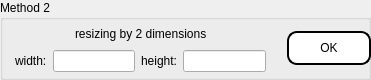
                <widget class="QGroupBox" name="groupBox_4">
                 <property name="minimumSize">
                  <size>
                   <width>371</width>
                   <height>80</height>
                  </size>
                 </property>
                 <property name="maximumSize">
                  <size>
                   <width>371</width>
                   <height>80</height>
                  </size>
                 </property>
                 <property name="title">
                  <string>Method 2</string>
                 </property>
                 <widget class="QWidget" name="layoutWidget_2">
                  <property name="geometry">
                   <rect>
                    <x>0</x>
                    <y>10</y>
                    <width>371</width>
                    <height>77</height>
                   </rect>
                  </property>
                  <layout class="QHBoxLayout" name="horizontalLayout_27">
                   <item>
                    <spacer name="horizontalSpacer_58">
                     <property name="orientation">
                      <enum>Qt::Horizontal</enum>
                     </property>
                     <property name="sizeHint" stdset="0">
                      <size>
                       <width>40</width>
                       <height>20</height>
                      </size>
                     </property>
                    </spacer>
                   </item>
                   <item>
                    <layout class="QVBoxLayout" name="verticalLayout_12">
                     <item>
                      <spacer name="verticalSpacer_25">
                       <property name="orientation">
                        <enum>Qt::Vertical</enum>
                       </property>
                       <property name="sizeHint" stdset="0">
                        <size>
                         <width>20</width>
                         <height>40</height>
                        </size>
                       </property>
                      </spacer>
                     </item>
                     <item>
                      <layout class="QHBoxLayout" name="horizontalLayout_28">
                       <item>
                        <spacer name="horizontalSpacer_59">
                         <property name="orientation">
                          <enum>Qt::Horizontal</enum>
                         </property>
                         <property name="sizeHint" stdset="0">
                          <size>
                           <width>40</width>
                           <height>20</height>
                          </size>
                         </property>
                        </spacer>
                       </item>
                       <item>
                        <widget class="QLabel" name="label_3">
                         <property name="text">
                          <string>resizing by 2 dimensions</string>
                         </property>
                        </widget>
                       </item>
                       <item>
                        <spacer name="horizontalSpacer_60">
                         <property name="orientation">
                          <enum>Qt::Horizontal</enum>
                         </property>
                         <property name="sizeHint" stdset="0">
                          <size>
                           <width>40</width>
                           <height>20</height>
                          </size>
                         </property>
                        </spacer>
                       </item>
                      </layout>
                     </item>
                     <item>
                      <spacer name="verticalSpacer_26">
                       <property name="orientation">
                        <enum>Qt::Vertical</enum>
                       </property>
                       <property name="sizeHint" stdset="0">
                        <size>
                         <width>17</width>
                         <height>17</height>
                        </size>
                       </property>
                      </spacer>
                     </item>
                     <item>
                      <layout class="QHBoxLayout" name="horizontalLayout_29">
                       <item>
                        <spacer name="horizontalSpacer_61">
                         <property name="orientation">
                          <enum>Qt::Horizontal</enum>
                         </property>
                         <property name="sizeHint" stdset="0">
                          <size>
                           <width>40</width>
                           <height>20</height>
                          </size>
                         </property>
                        </spacer>
                       </item>
                       <item>
                        <widget class="QLabel" name="label_4">
                         <property name="text">
                          <string>width:</string>
                         </property>
                        </widget>
                       </item>
                       <item>
                        <widget class="QLineEdit" name="M1Edit_Width_page2"/>
                       </item>
                       <item>
                        <widget class="QLabel" name="label_5">
                         <property name="text">
                          <string>height:</string>
                         </property>
                        </widget>
                       </item>
                       <item>
                        <widget class="QLineEdit" name="M1Edit_Height_page2"/>
                       </item>
                       <item>
                        <spacer name="horizontalSpacer_62">
                         <property name="orientation">
                          <enum>Qt::Horizontal</enum>
                         </property>
                         <property name="sizeHint" stdset="0">
                          <size>
                           <width>40</width>
                           <height>20</height>
                          </size>
                         </property>
                        </spacer>
                       </item>
                      </layout>
                     </item>
                     <item>
                      <spacer name="verticalSpacer_27">
                       <property name="orientation">
                        <enum>Qt::Vertical</enum>
                       </property>
                       <property name="sizeHint" stdset="0">
                        <size>
                         <width>20</width>
                         <height>40</height>
                        </size>
                       </property>
                      </spacer>
                     </item>
                    </layout>
                   </item>
                   <item>
                    <spacer name="horizontalSpacer_63">
                     <property name="orientation">
                      <enum>Qt::Horizontal</enum>
                     </property>
                     <property name="sizeHint" stdset="0">
                      <size>
                       <width>40</width>
                       <height>20</height>
                      </size>
                     </property>
                    </spacer>
                   </item>
                   <item>
                    <layout class="QVBoxLayout" name="verticalLayout_13">
                     <item>
                      <spacer name="verticalSpacer_28">
                       <property name="orientation">
                        <enum>Qt::Vertical</enum>
                       </property>
                       <property name="sizeHint" stdset="0">
                        <size>
                         <width>20</width>
                         <height>40</height>
                        </size>
                       </property>
                      </spacer>
                     </item>
                     <item>
                      <widget class="QPushButton" name="pushButton_method2_page2">
                       <property name="styleSheet">
                        <string notr="true">width: 80px;
height: 30px;
background-color: white;
border: 2px solid black;
border-radius: 10px;
text-align: center;
line-height: 40px;</string>
                       </property>
                       <property name="text">
                        <string>OK</string>
                       </property>
                      </widget>
                     </item>
                     <item>
                      <spacer name="verticalSpacer_29">
                       <property name="orientation">
                        <enum>Qt::Vertical</enum>
                       </property>
                       <property name="sizeHint" stdset="0">
                        <size>
                         <width>20</width>
                         <height>40</height>
                        </size>
                       </property>
                      </spacer>
                     </item>
                    </layout>
                   </item>
                   <item>
                    <spacer name="horizontalSpacer_64">
                     <property name="orientation">
                      <enum>Qt::Horizontal</enum>
                     </property>
                     <property name="sizeHint" stdset="0">
                      <size>
                       <width>40</width>
                       <height>20</height>
                      </size>
                     </property>
                    </spacer>
                   </item>
                  </layout>
                 </widget>
                </widget>
